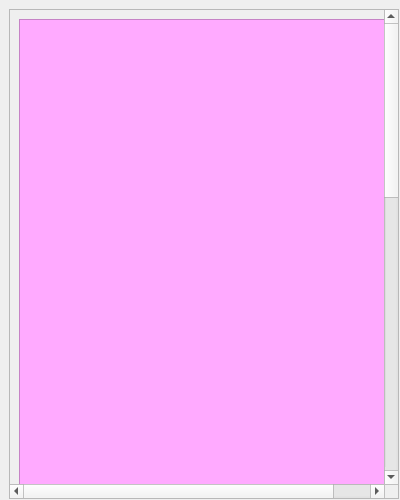
<?xml version="1.0" encoding="UTF-8"?>
<ui version="4.0">
 <class>deleteWindow</class>
 <widget class="QMainWindow" name="deleteWindow">
  <property name="geometry">
   <rect>
    <x>0</x>
    <y>0</y>
    <width>400</width>
    <height>500</height>
   </rect>
  </property>
  <property name="minimumSize">
   <size>
    <width>400</width>
    <height>500</height>
   </size>
  </property>
  <property name="maximumSize">
   <size>
    <width>400</width>
    <height>500</height>
   </size>
  </property>
  <property name="windowTitle">
   <string>Excluir Lembrete</string>
  </property>
  <widget class="QWidget" name="centralwidget">
   <layout class="QVBoxLayout" name="verticalLayout">
    <item>
     <widget class="QScrollArea" name="scrollArea">
      <property name="minimumSize">
       <size>
        <width>390</width>
        <height>490</height>
       </size>
      </property>
      <property name="maximumSize">
       <size>
        <width>390</width>
        <height>490</height>
       </size>
      </property>
      <property name="widgetResizable">
       <bool>true</bool>
      </property>
      <widget class="QWidget" name="scrollAreaWidgetContents">
       <property name="geometry">
        <rect>
         <x>0</x>
         <y>-747</y>
         <width>418</width>
         <height>1218</height>
        </rect>
       </property>
       <layout class="QVBoxLayout" name="verticalLayout_2">
        <item>
         <widget class="QFrame" name="frameScroll">
          <property name="minimumSize">
           <size>
            <width>400</width>
            <height>1200</height>
           </size>
          </property>
          <property name="maximumSize">
           <size>
            <width>400</width>
            <height>1200</height>
           </size>
          </property>
          <property name="styleSheet">
           <string notr="true">background-color: rgb(255, 170, 255);</string>
          </property>
          <property name="frameShape">
           <enum>QFrame::StyledPanel</enum>
          </property>
          <property name="frameShadow">
           <enum>QFrame::Raised</enum>
          </property>
         </widget>
        </item>
       </layout>
      </widget>
     </widget>
    </item>
   </layout>
  </widget>
 </widget>
 <resources/>
 <connections/>
</ui>
